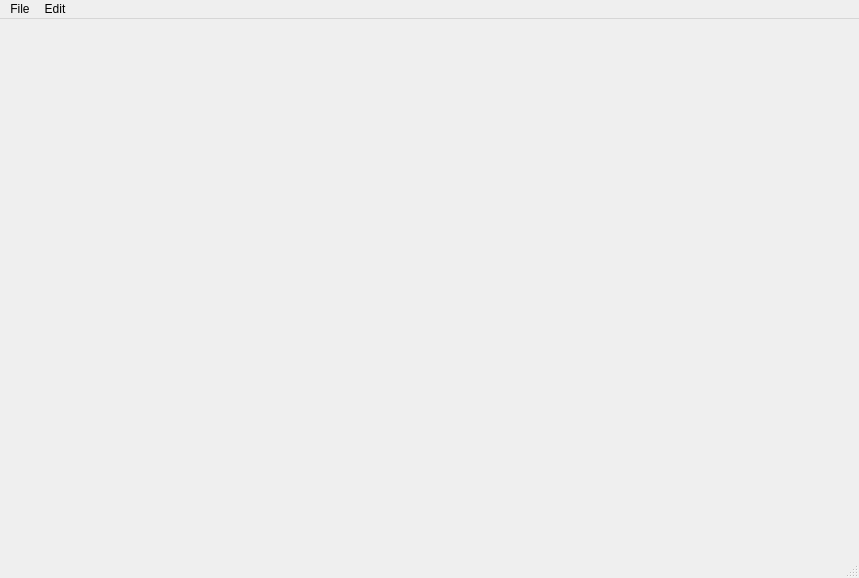
<?xml version="1.0" encoding="UTF-8"?>
<ui version="4.0">
 <class>MainWindow</class>
 <widget class="QMainWindow" name="MainWindow">
  <property name="geometry">
   <rect>
    <x>0</x>
    <y>0</y>
    <width>859</width>
    <height>578</height>
   </rect>
  </property>
  <property name="windowTitle">
   <string>MainWindow</string>
  </property>
  <widget class="QWidget" name="centralwidget">
   <layout class="QHBoxLayout" name="horizontalLayout">
    <item>
     <widget class="QWidget" name="widget" native="true"/>
    </item>
   </layout>
  </widget>
  <widget class="QMenuBar" name="menubar">
   <property name="geometry">
    <rect>
     <x>0</x>
     <y>0</y>
     <width>859</width>
     <height>23</height>
    </rect>
   </property>
   <widget class="QMenu" name="menuEdit">
    <property name="title">
     <string>Edit</string>
    </property>
    <addaction name="actionOpen_projector"/>
   </widget>
   <widget class="QMenu" name="menuFile">
    <property name="title">
     <string>File</string>
    </property>
    <addaction name="actionSave"/>
    <addaction name="actionSave_As"/>
   </widget>
   <addaction name="menuFile"/>
   <addaction name="menuEdit"/>
  </widget>
  <widget class="QStatusBar" name="statusbar"/>
  <action name="actionOpen_projector">
   <property name="text">
    <string>Open projector...</string>
   </property>
  </action>
  <action name="actionSave">
   <property name="text">
    <string>Save</string>
   </property>
  </action>
  <action name="actionSave_As">
   <property name="text">
    <string>Save As...</string>
   </property>
  </action>
 </widget>
 <resources/>
 <connections/>
</ui>
